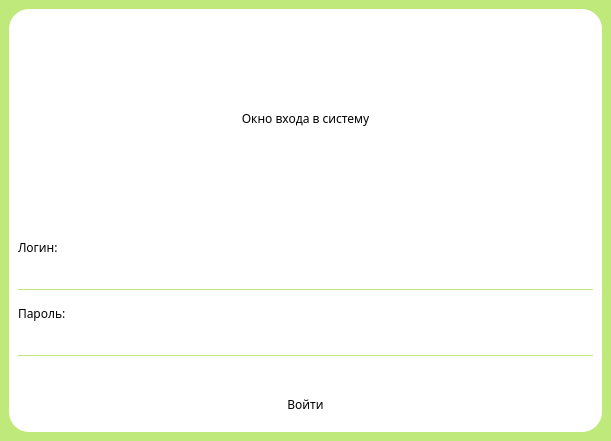
<?xml version="1.0" encoding="UTF-8"?>
<ui version="4.0">
 <class>MainWindow</class>
 <widget class="QMainWindow" name="MainWindow">
  <property name="geometry">
   <rect>
    <x>0</x>
    <y>0</y>
    <width>611</width>
    <height>441</height>
   </rect>
  </property>
  <property name="maximumSize">
   <size>
    <width>626</width>
    <height>441</height>
   </size>
  </property>
  <property name="windowTitle">
   <string>Expense tracker</string>
  </property>
  <property name="styleSheet">
   <string notr="true">background-color: 	rgb(191, 233, 123);
font-family: Myanmar Text;</string>
  </property>
  <widget class="QWidget" name="centralwidget">
   <layout class="QVBoxLayout" name="verticalLayout_3">
    <item>
     <widget class="QFrame" name="frame">
      <property name="styleSheet">
       <string notr="true">background-color: white;
border-radius: 20px;</string>
      </property>
      <property name="frameShape">
       <enum>QFrame::Shape::StyledPanel</enum>
      </property>
      <property name="frameShadow">
       <enum>QFrame::Shadow::Raised</enum>
      </property>
      <layout class="QVBoxLayout" name="verticalLayout_2">
       <item>
        <widget class="QLabel" name="WindowTitle">
         <property name="styleSheet">
          <string notr="true"/>
         </property>
         <property name="text">
          <string>Окно входа в систему</string>
         </property>
         <property name="alignment">
          <set>Qt::AlignmentFlag::AlignCenter</set>
         </property>
        </widget>
       </item>
       <item>
        <layout class="QVBoxLayout" name="verticalLayout">
         <property name="spacing">
          <number>30</number>
         </property>
         <item>
          <layout class="QVBoxLayout" name="LoginFormBlock">
           <property name="spacing">
            <number>0</number>
           </property>
           <item>
            <widget class="QLabel" name="LoginLabel">
             <property name="text">
              <string>Логин:</string>
             </property>
            </widget>
           </item>
           <item>
            <widget class="QLineEdit" name="LoginInput">
             <property name="styleSheet">
              <string notr="true">border-bottom: 1px solid rgb(191, 233, 123);</string>
             </property>
            </widget>
           </item>
           <item>
            <widget class="QLabel" name="PasswordLabel">
             <property name="text">
              <string>Пароль:</string>
             </property>
            </widget>
           </item>
           <item>
            <widget class="QLineEdit" name="PasswordInput">
             <property name="styleSheet">
              <string notr="true">border-bottom: 1px solid rgb(191, 233, 123);</string>
             </property>
            </widget>
           </item>
          </layout>
         </item>
         <item>
          <widget class="QPushButton" name="LoginButton">
           <property name="sizePolicy">
            <sizepolicy hsizetype="Preferred" vsizetype="Fixed">
             <horstretch>0</horstretch>
             <verstretch>0</verstretch>
            </sizepolicy>
           </property>
           <property name="styleSheet">
            <string notr="true">QPushButton {
border-radius: 10;
background-color: '#bfe97b';
padding: 10px;
}

QPushButton:hover {
background-color: #a7ca6b;
}</string>
           </property>
           <property name="text">
            <string>Войти</string>
           </property>
          </widget>
         </item>
        </layout>
       </item>
      </layout>
     </widget>
    </item>
   </layout>
  </widget>
 </widget>
 <resources/>
 <connections/>
</ui>
